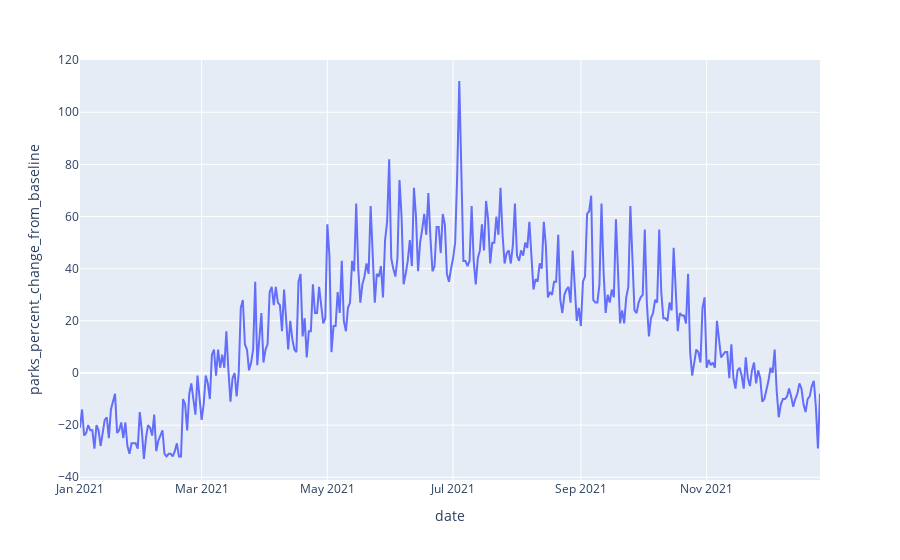

Notebook code cell kept with this figure:
### Code cell
fig = px.line(df1, x="date", y="parks_percent_change_from_baseline")
fig.show()

### Figure 1 — Plotly figure (JSON) as saved in the notebook; plotly's stock layout.template omitted (floating-point values rounded to 4 significant figures; data arrays with more than 128 entries replaced by an {"elided": "..."} marker saying what was removed)
{"data": [{"hovertemplate": "date=%{x}<br>parks_percent_change_from_baseline=%{y}<extra></extra>", "legendgroup": "", "line": {"color": "#636efa", "dash": "solid"}, "marker": {"symbol": "circle"}, "mode": "lines", "name": "", "orientation": "v", "showlegend": false, "type": "scatter", "x": {"elided": "360 str values"}, "xaxis": "x", "y": {"elided": "360 int values"}, "yaxis": "y"}], "layout": {"legend": {"tracegroupgap": 0}, "margin": {"t": 60}, "xaxis": {"anchor": "y", "domain": [0, 1], "title": {"text": "date"}}, "yaxis": {"anchor": "x", "domain": [0, 1], "title": {"text": "parks_percent_change_from_baseline"}}}}
